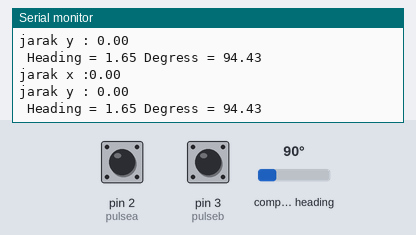
A sketch run on a simulated Arduino Uno, built with avr-gcc and run on an emulated ATmega328P. On the bench: the last lines printed to the serial monitor. The test bench sets the inputs (shaded band); at power-on: compass heading 90°, pin 3 (pulseb) HIGH, pin 2 (pulsea) HIGH.

Above: at 1.2 s.
1.3 s: compass heading set to 7°
At 1.45 s:
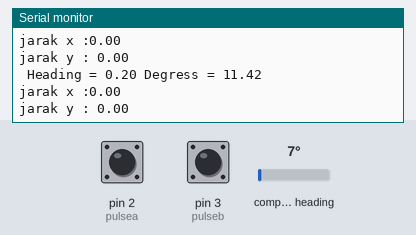
2.8 s: pin 3 (pulseb) pulled LOW for 0.15 s
At 3.0 s:
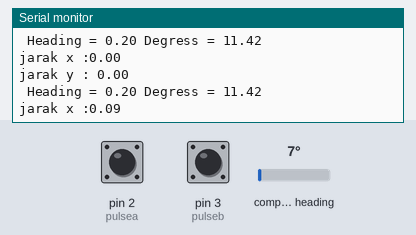
4.4 s: pin 3 (pulseb) pulled LOW for 1 s
At 5.69 s:
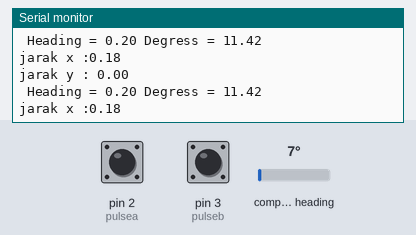
6.9 s: compass heading set to 180°
At 6.94 s:
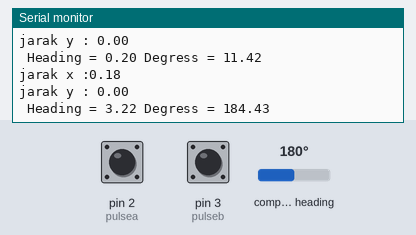
Timing chart, 0 to 9.4 s (numbered marks = the images above; inputs shaded):
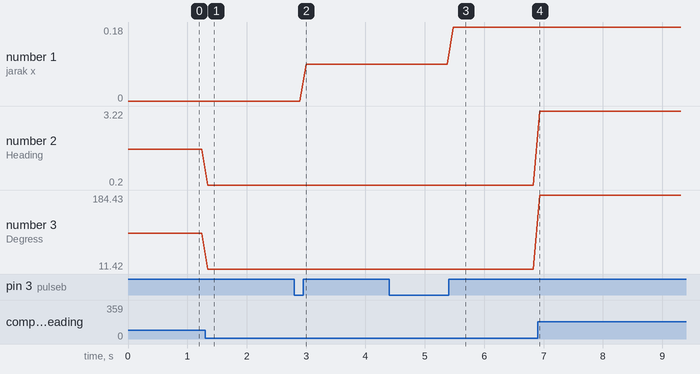

The sketch:

test_encoder2.ino.ino
```cpp
#include <Wire.h>
#include <DFRobot_QMC5883.h>
DFRobot_QMC5883 compass;


int pulsea = 2, pulseb = 3,pulsea1 = 18, pulseb1 = 19;
int temp,temp2, counter = 0, counter2 = 0;
float jarak1, jarak2, d1 = 10, keliling=0, pulse = 200, d2 = 5.8 ;
const float phi = 3.142857142857143;

void fullR()
{
  if (digitalRead(pulsea)==LOW)
  counter--;
  else counter ++;
}
void fullL()
{
  if (digitalRead(pulsea1)==LOW)
  counter2--;
  else counter2 ++;
}

void setup() {
  // put your setup code here, to run once:
  pinMode(pulsea,INPUT_PULLUP);
  pinMode(pulseb,INPUT_PULLUP);
  pinMode(pulsea1,INPUT_PULLUP);
  pinMode(pulseb1,INPUT_PULLUP);

  attachInterrupt(digitalPinToInterrupt(pulseb), fullR, RISING);
  attachInterrupt(digitalPinToInterrupt(pulseb1), fullL, RISING);


  Serial.begin(115200);
}

void loop() {
  // put your main code here, to run repeatedly:
    keliling= d2*phi;
    jarak1= (keliling*(counter/pulse));
    keliling= d1*phi;
    jarak2= (keliling*(counter2/pulse));

  Serial.print("jarak x :");
  Serial.println(jarak1);
  Serial.print("jarak y : ");
  Serial.println(jarak2);

  Vector norm = compass.readNormalize();
  float heading = atan2(norm.YAxis, norm.XAxis);
  float declinationAngle = (4.0 + (26.0 / 60.0)) / (180 / PI);
  heading += declinationAngle;
  // Correct for heading < 0deg and heading > 360deg
  if (heading < 0){
    heading += 2 * PI;
  }
  if (heading > 2 * PI){
    heading -= 2 * PI;
  }
  // Convert to degrees
  float headingDegrees = heading * 180/M_PI;
  // Output
  Serial.print(" Heading = ");
  Serial.print(heading);
  Serial.print(" Degress = ");
  Serial.print(headingDegrees);
  Serial.println();
  delay(100);
}
```

Measured:
- after the input at 1.3 s, the serial monitor: prints a new line after 0.05 s (image 1)
- after the input at 2.8 s, the serial monitor: prints a new line after 0.20 s (image 2)
- after the input at 4.4 s, the serial monitor: prints a new line after 1.1 s (image 3)
- after the input at 6.9 s, the serial monitor: prints a new line at once (image 4)
- plotted number 1: 0 → 0.09 after the input at 2.8 s, 0.09 → 0.18 after the input at 4.4 s
- plotted number 2: 1.65 → 0.2 after the input at 1.3 s, 0.2 → 3.22 after the input at 6.9 s
- plotted number 3: 94.43 → 11.42 after the input at 1.3 s, 11.42 → 184.43 after the input at 6.9 s
